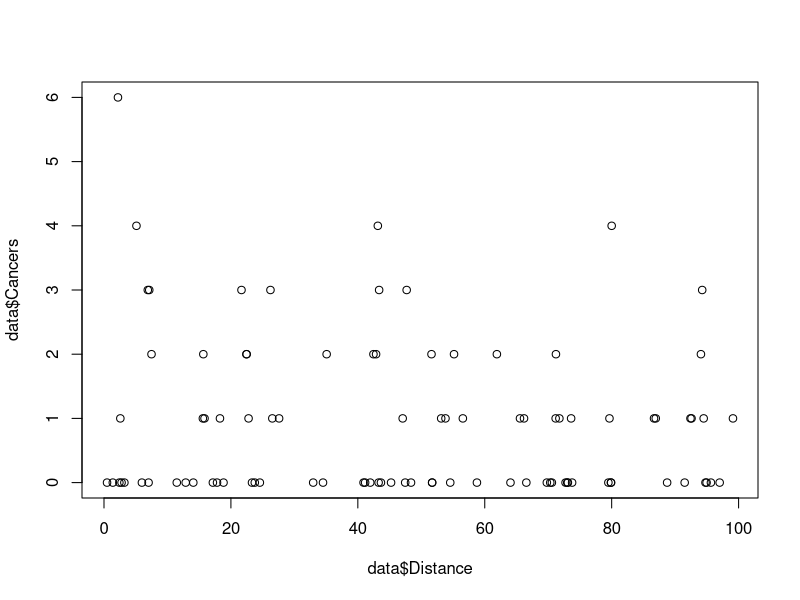
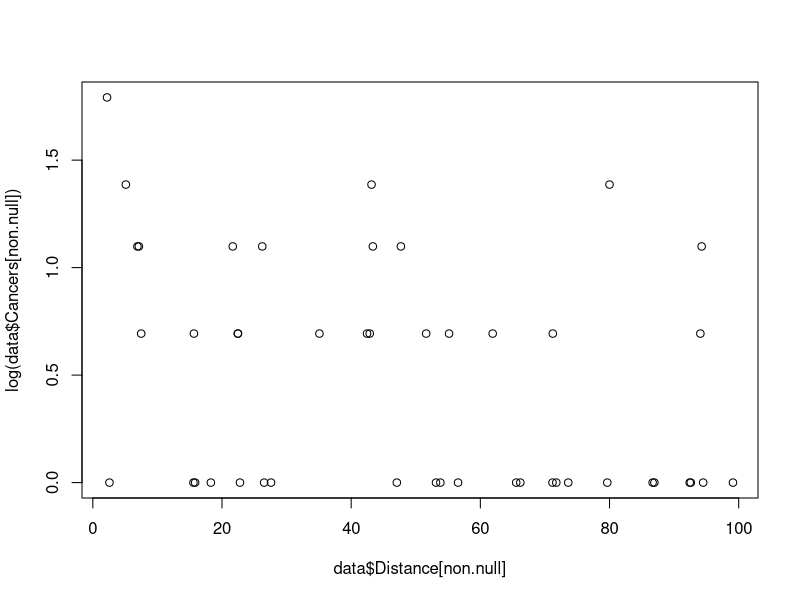
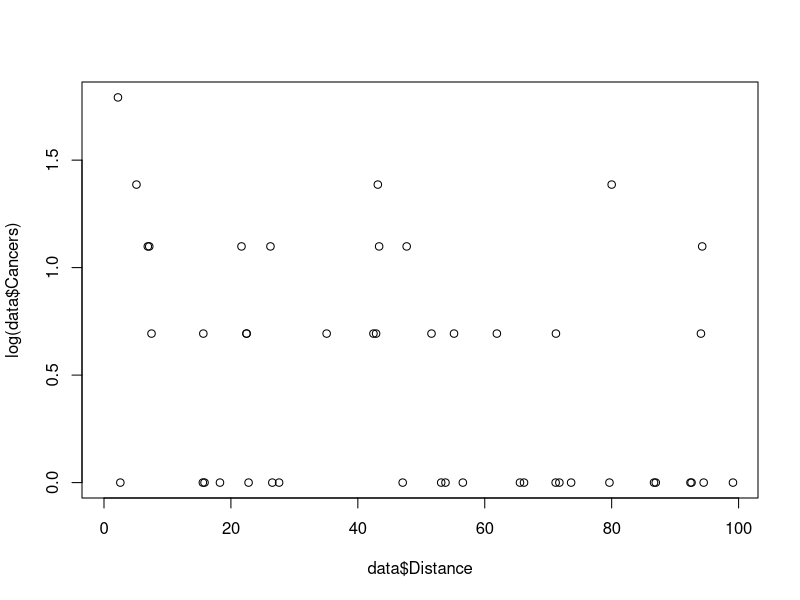

Write the R code that produced these figures, in order.
# Clusters-data: Is the probability of cancer illness different depending on the distance from where people live to a nuclear plant.

# Fixed the period of time and count how much cancer has been detected --> Poisson.

setwd("/home/ajo/gitRepos/glm")
data <- read.csv2("clusters.csv")
head(data)
str(data)

plot(data$Distance, data$Cancers)
non.null <- which(data$Cancers > 0)
plot(data$Distance[non.null], log(data$Cancers[non.null]))
plot(data$Distance, log(data$Cancers))
# Burde være en linear relationship her et sted.

# Fit the appropriate GLM.
model <- glm(Cancers ~ Distance, family = poisson(link = "log"), data = data)
summary(model)

# Check if there is overdispersion.
# Estimate the \phi-parameter. 
# What is it for the poisson?
